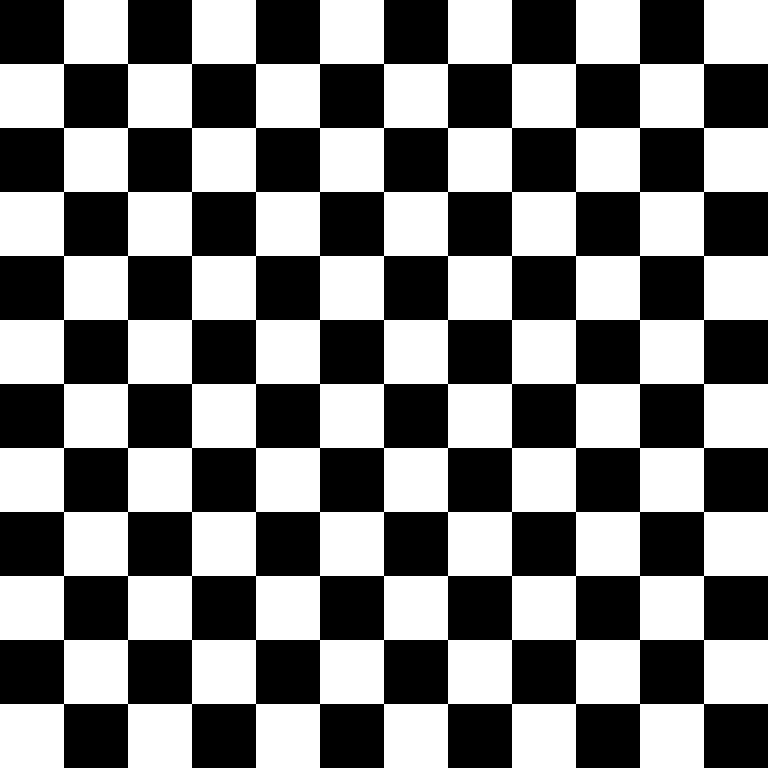

This is a level from a 2D game, rendered from its Tiled map with the project's own tilesets. A one-line summary and the complete map file follow:
An orthogonal 12x12 tile map with 64x64 px tiles, 1 tile layer (Tile Layer 1).

<map version="1.8" tiledversion="1.8.2" orientation="orthogonal" renderorder="right-down" width="12" height="12" tilewidth="64" tileheight="64" infinite="0" nextlayerid="2" nextobjectid="1">
 <tileset firstgid="1" source="fillerBackground.tsx" />
 <layer id="1" name="Tile Layer 1" width="12" height="12">
  <data encoding="csv">
2,1,2,1,2,1,2,1,2,1,2,1,
1,2,1,2,1,2,1,2,1,2,1,2,
2,1,2,1,2,1,2,1,2,1,2,1,
1,2,1,2,1,2,1,2,1,2,1,2,
2,1,2,1,2,1,2,1,2,1,2,1,
1,2,1,2,1,2,1,2,1,2,1,2,
2,1,2,1,2,1,2,1,2,1,2,1,
1,2,1,2,1,2,1,2,1,2,1,2,
2,1,2,1,2,1,2,1,2,1,2,1,
1,2,1,2,1,2,1,2,1,2,1,2,
2,1,2,1,2,1,2,1,2,1,2,1,
1,2,1,2,1,2,1,2,1,2,1,2
</data>
 </layer>
</map>